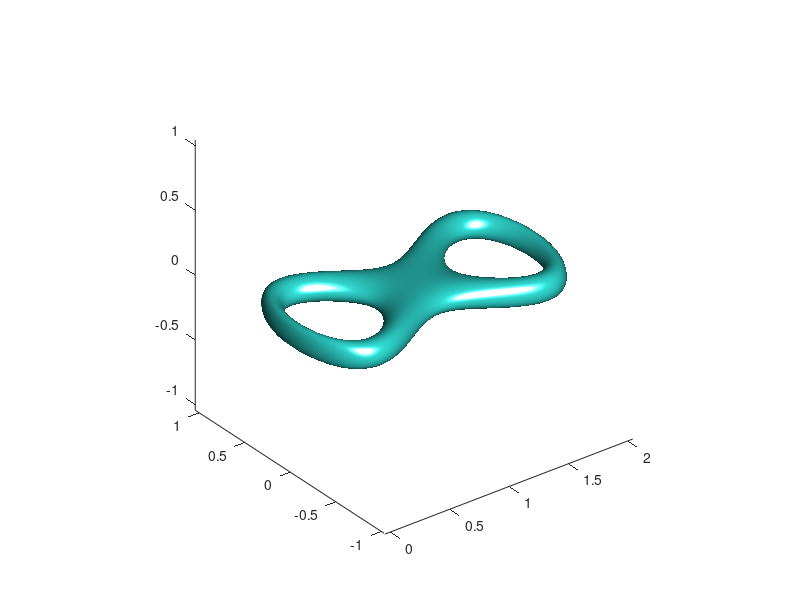

Write the MATLAB code that produced this figure. (Note: this script raises an error after producing the figure.)
% isosurface

[y,x,z] = ndgrid(linspace(-.75,.75,100),linspace(-.1,2.1,100),linspace(-.2,.2,100));
f = (x.*(x-1).^2.*(x-2) + y.^2).^2 + z.^2;
cla
isosurface(x,y,z,f,.01);
view(3);
camlight
axis equal

%% isosurface
syms x y z f(x,y,z)
r = [x,y,z];
lx = 1;
ly = 2;
lz = 3;
f0 = 10;

[Y,X,Z] = ndgrid(5*linspace(-lx,lx,9),5*linspace(-ly,ly,10),5*linspace(-lz,lz,11));

f(r) = f0*exp(-0.5*(x/lx).^2 -0.5*(y/ly).^2 -0.5*(z/lz).^2);
%symf = symfun(symf,[x,y,z]);
%f = matlabFunction(symf,[x,y,z]);
F = f(X,Y,Z);
cla
isosurface(X,Y,Z,F,1);
view(3);
%camlight
axis equal
xlabel('x')
ylabel('y')
zlabel('z')
